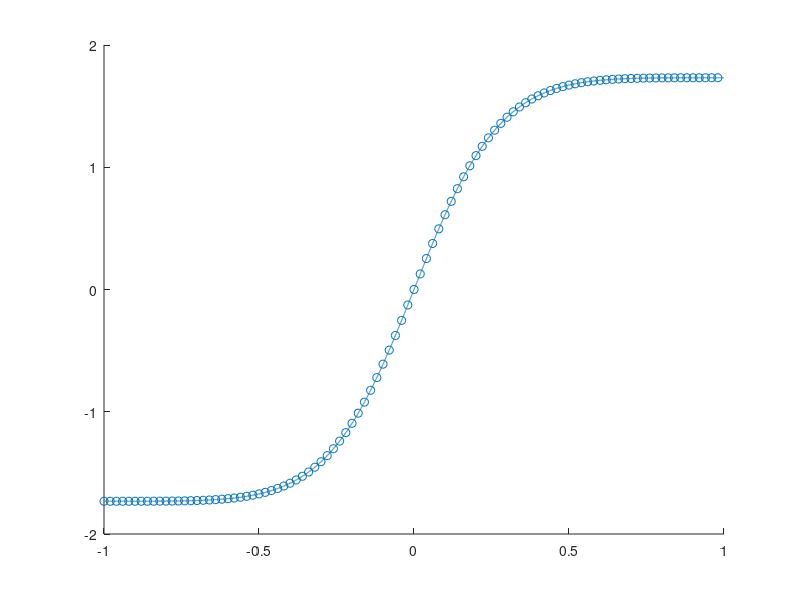

Here is the MATLAB script that generated this plot:
%Here I will try to obtain a fairly precise solution numerically for the 1
%particle instanton, then move to the 3,5, ...N particle case if this one
%works well :)
clear all
clc

%Heun method for the equation: 
%chi'[z] = (1/2) * r/(1-z^2) (chi[z]^2 - alpha)

%number of points in the curve
N = 10000;

%constants:
alpha = 3;  eps = 10^-10;   r = 3;

%imaginary time
z_reduced = linspace(-1 + eps, 1 - eps, N);
z = linspace(0, 1, N);

%time step:
dz = z(2) - z(1);
dz2= dz/2;

%the trajectory:
chi = zeros(1, N);

%boundary conditions:
chi(1)          = 0;
%chi((N/2))      = 0;
chi(end)        = sqrt(alpha);

%0th step:
chi_temp = chi(1)  + dz * (r/sqrt(2))/(1-z(1)^2) * (chi(1)^2 - alpha);  %bc the diff.eq. is divergent at Z = 1

for i = 2:N
    %the z(i) and z(i+1) prefactors:
    prefactor1 = (sqrt(2)*(1 - z(i - 1)^2)/r);
    prefactor2 = (sqrt(2)*(1 - z(i)^2)/r);
    
    %calculting the next term in the trajectory
    if i == N
        chi(i) = chi(i - 1) - (dz2 * ((prefactor1^-1 * (chi(i - 1)^2 - alpha)) ));
    else
        chi(i) = chi(i - 1) - (dz2 * ((prefactor1^-1 * (chi(i - 1)^2 - alpha)) + (prefactor2^-1 * (chi_temp^2 - alpha))));
    end
    
    %the next temporary chi value
    chi_temp = chi(i) + dz * (prefactor2^-1 * (chi(i)^2 - alpha));

end
disp('done')

%the full trajectory from Z in[0, 1] curve:
chi_full    = zeros(1, 2*N);
z_full      = linspace(-1, 1, 2*N);
for i = 1:2*N
    if i < N
        chi_full(i) = -chi(end - i + 1);
    elseif i > N
        chi_full(i) = chi(i - N);
    end    
end

%the analytical function:
chi_a = sqrt(alpha) * tanh(atanh(z_full)*sqrt(alpha/2)*r);

figure(1)
clf(figure(1))
hold on

plot(z_full, chi_full)
scatter(z_full(1:(N/50):end), chi_a(1:(N/50):end))
hold off



